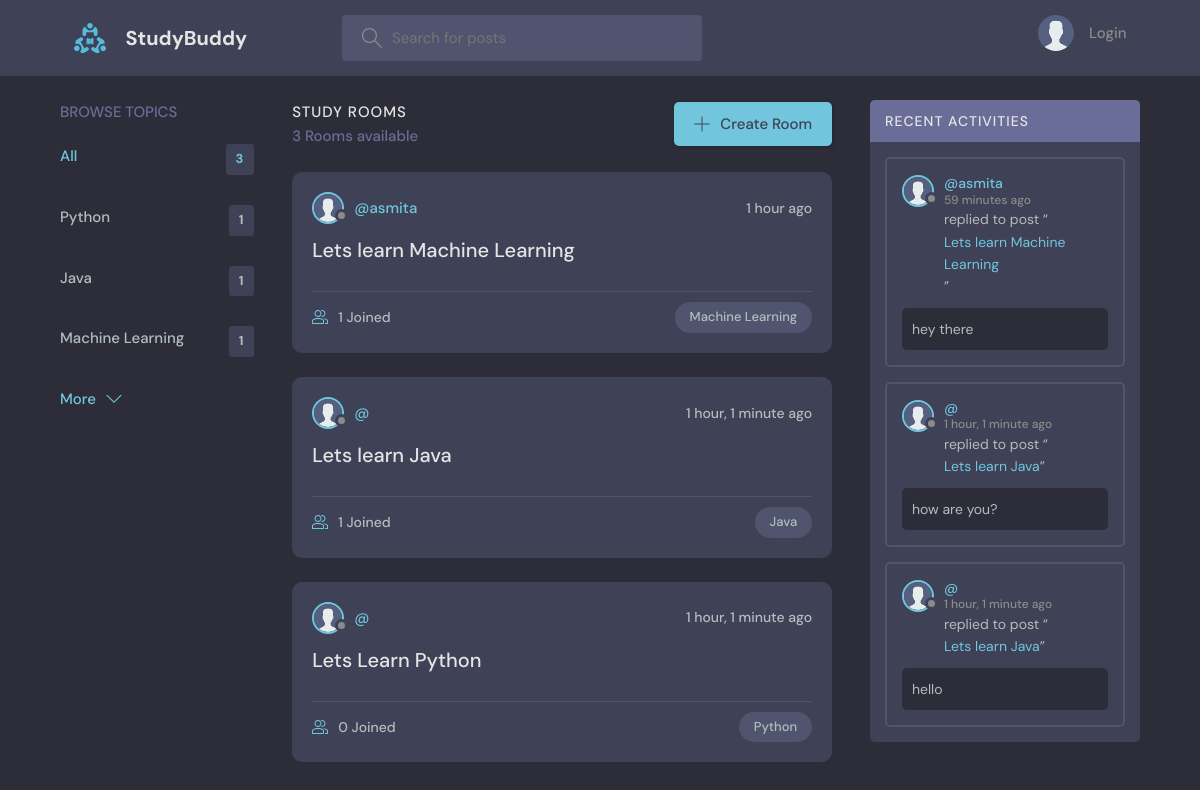
The page / on the database its author committed.
### base/models.py (models this page shows, shortened)
class Topic(models.Model):
    name = models.CharField(max_length=200)

class Room(models.Model):
    host = models.ForeignKey(User, on_delete=models.SET_NULL, null=True)
    topic = models.ForeignKey(Topic, on_delete=models.SET_NULL, null=True)
    name = models.CharField(max_length=200)
    description = models.TextField(null=True, blank=True)
    participants = models.ManyToManyField(
        User, related_name='participants', blank=True)
    updated = models.DateTimeField(auto_now=True)
    created = models.DateTimeField(auto_now_add=True)
    class Meta:
        ordering = ['-updated', '-created']
    def __str__(self):
        return self.name

class User(AbstractUser):
    name = models.CharField(max_length=200, null=True)
    email = models.EmailField(unique=True, null=True)
    bio = models.TextField(null=True)
    avatar = models.ImageField(null=True, default="avatar.svg")
    USERNAME_FIELD = 'email'
    REQUIRED_FIELDS = []  # Remove 'username' from required fields
    objects = CustomUserManager()

class Message(models.Model):
    user = models.ForeignKey(User, on_delete=models.CASCADE)
    room = models.ForeignKey(Room, on_delete=models.CASCADE)
    body = models.TextField()
    updated = models.DateTimeField(auto_now=True)
    created = models.DateTimeField(auto_now_add=True)
    class Meta:
        ordering = ['-updated', '-created']

### base/views.py (the view)
# urls.py: path('', views.home, name="home"),
def home(request):
    q = request.GET.get('q') if request.GET.get('q') != None else ''
    rooms = Room.objects.filter(
        Q(topic__name__icontains=q) |
        Q(name__icontains=q) |
        Q(description__icontains=q)
    )
    topics = Topic.objects.all()[0:5]
    room_count = rooms.count()
    room_messages = Message.objects.filter(
        Q(room__topic__name__icontains=q))[0:3]
    context = {'rooms': rooms, 'topics': topics,
               'room_count': room_count, 'room_messages': room_messages}
    return render(request, 'base/home.html', context)

### base/templates/base/home.html (shortened to what this page needs)
{% extends 'main.html' %}
{% block content %}
<main class="layout layout--3">
  <div class="container">
    {% include 'base/topics_component.html' %}
    <div class="roomList">
      <div class="roomList__header">
        <div>
          <h2>Study Rooms</h2>
          <p>{{room_count}} Rooms available</p>
        </div>
        <a class="btn btn--main" href="{% url 'create-room' %}">
          <svg version="1.1" xmlns="http://www.w3.org/2000/svg" width="32" height="32" viewBox="0 0 32 32">
            <title>add</title>
            <path
              d="M16.943 0.943h-1.885v14.115h-14.115v1.885h14.115v14.115h1.885v-14.115h14.115v-1.885h-14.115v-14.115z">
            </path>
          </svg>
          Create Room
        </a>
      </div>
      {% include 'base/feed_component.html' %}
    </div>
    {% include 'base/activity_component.html' %}
  </div>
</main>
{% endblock %}

### base/templates/base/topics_component.html
<div class="topics">
    <div class="topics__header">
        <h2>Browse Topics</h2>
    </div>
    <ul class="topics__list">
        <li>
            <a href="{% url 'home' %}" class="active">All <span>{{topics.count}}</span></a>
        </li>
        {% for topic in topics %}
        <li>
            <a href="{% url 'home' %}?q={{topic.name}}">{{topic.name}}<span>{{topic.room_set.all.count}}</span></a>
        </li>
        {% endfor %}
    </ul>
    <a class="btn btn--link" href="{% url 'topics' %}">
        More
        <svg version="1.1" xmlns="http://www.w3.org/2000/svg" width="32" height="32" viewBox="0 0 32 32">
            <title>chevron-down</title>
            <path d="M16 21l-13-13h-3l16 16 16-16h-3l-13 13z"></path>
        </svg>
    </a>
</div>

### base/templates/base/feed_component.html (shortened to what this page needs)
{% for room in rooms %}
<div class="roomListRoom">
    <div class="roomListRoom__header">
        <a href="{% url 'user-profile' room.host.id %}" class="roomListRoom__author">
            <div class="avatar avatar--small">
                <img src="{{room.host.avatar.url}}" />
            </div>
            <span>@{{room.host.username}}</span>
        </a>
        <div class="roomListRoom__actions">
            <span>{{room.created|timesince}} ago</span>
        </div>
    </div>
    <div class="roomListRoom__content">
        <a href="{% url 'room' room.id %}">{{room.name}}</a>
    </div>
    <div class="roomListRoom__meta">
        <a href="{% url 'room' room.id %}" class="roomListRoom__joined">
            {{room.participants.all.count}} Joined
        </a>
        <p class="roomListRoom__topic">{{room.topic.name}}</p>
    </div>
</div>
{% endfor %}

### base/templates/base/activity_component.html (shortened to what this page needs)
<div class="activities">
    <div class="activities__header">
        <h2>Recent Activities</h2>
    </div>
    {% for message in room_messages %}
    <div class="activities__box">
        <div class="activities__boxHeader roomListRoom__header">
            <a href="{% url 'user-profile' message.user.id %}" class="roomListRoom__author">
                <div class="avatar avatar--small">
                    <img src="{{message.user.avatar.url}}" />
                </div>
                <p>
                    @{{message.user.username}}
                    <span>{{message.created|timesince}} ago</span>
                </p>
            </a>
        </div>
        <div class="activities__boxContent">
            <p>replied to post “<a href="{% url 'room' message.room.id %}">{{message.room}}</a>”</p>
            <div class="activities__boxRoomContent">{{message.body}}</div>
        </div>
    </div>
    {% endfor %}
</div>

### rows shown on the page
Topic: name "Python", room_set.all.count "1"
Topic: name "Java", room_set.all.count "1"
Topic: name "Machine Learning", room_set.all.count "1"
Room: host.avatar (placeholder picture), host.username "asmita", created "1 hour", name "Lets learn Machine Learning", participants.all.count "1", topic.name "Machine Learning"
Room: host.avatar (placeholder picture), created "1 hour, 1 minute", name "Lets learn Java", participants.all.count "1", topic.name "Java"
Room: host.avatar (placeholder picture), created "1 hour, 1 minute", name "Lets Learn Python", participants.all.count "0", topic.name "Python"
Message: user.avatar (placeholder picture), user.username "asmita", created "59 minutes", room "Lets learn Machine Learning", body "hey there"
Message: user.avatar (placeholder picture), created "1 hour, 1 minute", room "Lets learn Java", body "how are you?"
Message: user.avatar (placeholder picture), created "1 hour, 1 minute", room "Lets learn Java", body "hello"

### other values the page prints
{{ topics.count }} "3"
{{ room_count }} "3"
